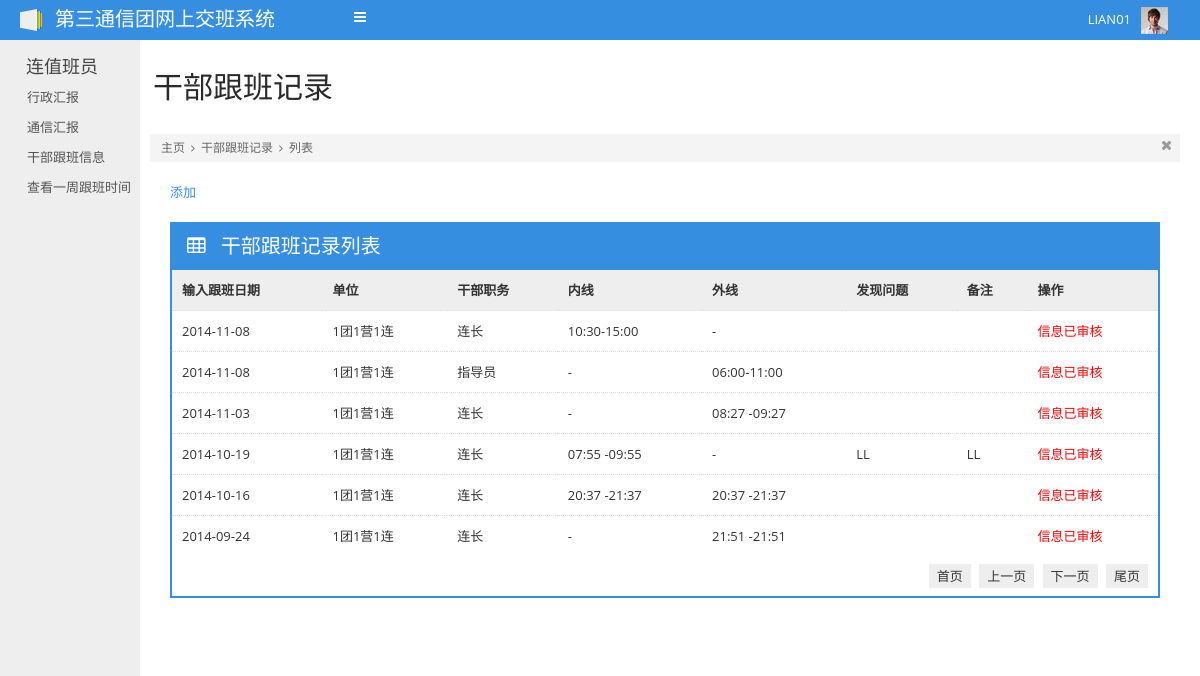
/GbgbController.php?flag=fenye&pageNow=2 (signed in), run on the app's committed database.
### tables this page shows
CREATE TABLE `gbgb` (
  `id` int(10) unsigned NOT NULL auto_increment COMMENT '主键',
  `mdate` date default NULL COMMENT '跟班时间',
  `dept` varchar(255) default NULL COMMENT '单位',
  `gbzw` varchar(500) default NULL COMMENT '干部职务',
  `nx` varchar(500) default NULL COMMENT '内线',
  `wx` varchar(500) default NULL COMMENT '外线',
  `nxtimelong` varchar(500) default NULL COMMENT '内线耗时',
  `wxtimelong` varchar(500) default NULL COMMENT '外线耗时',
  `fxwt` varchar(500) default NULL COMMENT '发现问题',
  `remark` varchar(500) default NULL COMMENT '备注',
  `yflag` int(5) default '0' COMMENT '营级审核标志位  0：未审核  1：已审核',
  `tflag` int(5) default '0' COMMENT '团级审核标志位  0：未审核  1：已审核',
  `submitflag` int(5) default '0' COMMENT '提交标志位 0：未提交 1：已提交',
  `userid` int(10) default NULL COMMENT '申请人id',
  `inputtime` datetime default NULL COMMENT '录入时间',
  PRIMARY KEY  (`id`)
);

### include/common/SqlHelper.class.php (called while the page is built, shortened)
<?php
class SqlHelper {
	var $host = "127.0.0.1";
	var $userName = "root";
	var $userPass = "root";
	var $conn;
	function __construct() {
		$this->conn = mysql_connect ( $this->host, $this->userName, $this->userPass );
	}
	public function execute_dql_fenye($sql1, $sql2, $fenyePage){
		$res = mysql_query($sql1, $this->conn) or die(mysql_error());
	}
}

### include/model/gbgb.class.php (called while the page is built, shortened)
<?php
require_once 'include/common/SqlHelper.class.php';
class gbgb{
		public function getFenyePage($fenyePage, $userid){
			$sqlHelper = new SqlHelper();
			$sql1 = "select *, CASE  WHEN DATE_FORMAT(mdate,'%Y-%m-%d') = DATE_FORMAT(NOW(),'%Y-%m-%d') THEN mdate ELSE '0' END AS tmp_mdate ".
			" from gbgb WHERE userid = '$userid' ORDER BY mdate DESC limit ".
			($fenyePage->pageNow-1)*$fenyePage->pageSize.
			",".$fenyePage->pageSize;
			$sql2 = "select count(*) from gbgb WHERE userid = '$userid'";
			$sqlHelper->execute_dql_fenye($sql1, $sql2, $fenyePage);
		}
}
?>

### template_c/%%EF^EFE^EFEEAA32%%GbgbList.tpl.php (the view, shortened to what this page needs)
<!DOCTYPE html PUBLIC "-//W3C//DTD XHTML 1.0 Transitional//EN" "http://www.w3.org/TR/xhtml1/DTD/xhtml1-transitional.dtd">
<html xmlns="http://www.w3.org/1999/xhtml">
<head>
	<?php $_smarty_tpl_vars = $this->_tpl_vars;
$this->_tpl_vars = $_smarty_tpl_vars;
 ?>
</head>
<body>
	<div id="navigation">
		<?php $_smarty_tpl_vars = $this->_tpl_vars;
$this->_tpl_vars = $_smarty_tpl_vars;
 ?>
	</div>
	<div class="container-fluid" id="content">
		<div id="left">
			<?php $_smarty_tpl_vars = $this->_tpl_vars;
$this->_tpl_vars = $_smarty_tpl_vars;
 ?>
		</div>
		<div id="main">
		<?php if ($this->_tpl_vars['flag'] == 'normal'): ?>
			<div class="container-fluid">
				<div class="page-header">
					<div class="pull-left">
						<h1><?php echo $this->_tpl_vars['path2']; ?>
</h1>
					</div>
					<div class="pull-right">
						<form class="form-horizontal" action="GbgbController.php?flag=l_search" method="post">
							<div class="control-group">
								<label for="textfield" class="control-label"></label>
								<div class="controls">
									<div class="input-append input-prepend">
										<span class="add-on"><i class="icon-search"></i></span>
										<input type="text" name="datetime" placeholder="搜索" class='input-medium datepick'>
										<button class="btn" type="submit">搜索</button>
									</div>
								</div>
							</div>
						</form>
					</div>
				</div>
				<div class="breadcrumbs">
					<ul>
						<li>
							<a>主页</a>
							<i class="icon-angle-right"></i>
						</li>
						<li>
							<a><?php echo $this->_tpl_vars['path2']; ?>
</a>
							<i class="icon-angle-right"></i>
						</li>
						<li>
							<a><?php echo $this->_tpl_vars['cz']; ?>
</a>
						</li>
					</ul>
					<div class="close-bread">
						<a href="#"><i class="icon-remove"></i></a>
					</div>
				</div>
				<div class="row-fluid">
					<div class="span12">
						<div class="box">
							<div class="box-content">
								<a href="Gbgb_add_from.php">添加</a>
								<div class="row-fluid">
									<div class="span12">
										<div class="box box-color box-bordered">
											<div class="box-title">
												<h3>
													<i class="icon-table"></i>
													干部跟班记录列表
												</h3>
												<div class="actions"><h3>时间：<?php echo $this->_tpl_vars['date']; ?>
</h3></div>
											</div>
											<div class="box-content nopadding">
												<table class="table table-hover table-nomargin">
													<thead>
														<tr>
															<th>输入跟班日期</th>
															<th>单位</th>
															<th>干部职务</th>
															<th>内线</th>
															<th>外线</th>
															<th>发现问题</th>
															<th>操作</th>
														</tr>
													</thead>
													<tbody>
													 <?php $_from = ($this->_tpl_vars['resList']); if (!is_array($_from) && !is_object($_from)) { settype($_from, 'array'); }if (count($_from)):
    foreach ($_from as $this->_tpl_vars['gbgb']):
?>
														<tr>
															<td><?php echo $this->_tpl_vars['date']; ?>
</td>
														    <td><?php echo $this->_tpl_vars['gbgb']['dept']; ?>
</td>
														    <td><?php echo $this->_tpl_vars['gbgb']['gbzw']; ?>
</td>
														    <td><?php echo $this->_tpl_vars['gbgb']['nx']; ?>
</td>
														    <td><?php echo $this->_tpl_vars['gbgb']['wx']; ?>
</td>
														    <td><?php echo $this->_tpl_vars['gbgb']['fxwt']; ?>
</td>
														    <!--<td><?php echo $this->_tpl_vars['gbgb']['remark']; ?>
</td>-->
														    <?php if ($this->_tpl_vars['gbgb']['yflag'] == 0 & $this->_tpl_vars['gbgb']['tflag'] == 0 & $this->_tpl_vars['gbgb']['tmp_mdate'] != '0' & $this->_tpl_vars['gbgb']['remark'] == ""): ?>
														    <td><!-- <a href="Gbgb_update_from.php?id=<?php echo $this->_tpl_vars['gbgb']['id']; ?>
">修改</a>| -->
														    	<a href="Gbgb_delete.php?id=<?php echo $this->_tpl_vars['gbgb']['id']; ?>
">删除</a></td>
														    <?php elseif ($this->_tpl_vars['gbgb']['remark'] == 'h'): ?>
														    <td><font color="red">谎报信息</font></td>
														    <?php else: ?>
														    <td><font color="red">信息已审核</font></td>
														    <?php endif; ?>
														</tr>
													<?php endforeach; endif; unset($_from); ?>
													</tbody>
												</table>
											</div>
										</div>
									</div>
								</div>
							</div>
						</div>
					</div>
				</div>
			</div>
		<?php elseif ($this->_tpl_vars['flag'] == 'fenye'): ?>
			<div class="container-fluid">
				<div class="page-header">
					<div class="pull-left">
						<h1>干部跟班记录</h1>
					</div>
				</div>
				<div class="breadcrumbs">
					<ul>
						<li>
							<a href="more-login.html">主页</a>
							<i class="icon-angle-right"></i>
						</li>
						<li>
							<a href="more-files.html">干部跟班记录</a>
							<i class="icon-angle-right"></i>
						</li>
						<li>
							<a href="more-blank.html"><?php echo $this->_tpl_vars['cz']; ?>
</a>
						</li>
					</ul>
					<div class="close-bread">
						<a href="#"><i class="icon-remove"></i></a>
					</div>
				</div>
				<div class="row-fluid">
					<div class="span12">
						<div class="box">
							<div class="box-content">
								<a href="Gbgb_add_from.php">添加</a>
								<div class="row-fluid">
									<div class="span12">
										<div class="box box-color box-bordered">
											<div class="box-title">
												<h3>
													<i class="icon-table"></i>
													干部跟班记录列表
												</h3>
											</div>
											<div class="box-content nopadding">
												<table class="table table-hover table-nomargin">
													<thead>
														<tr>
															<th>输入跟班日期</th>
															<th>单位</th>
															<th>干部职务</th>
															<th>内线</th>
															<th>外线</th>
															<th>发现问题</th>
															<th>备注</th>
															<th>操作</th>
														</tr>
													</thead>
													<tbody>
													 <?php $_from = ($this->_tpl_vars['resList']); if (!is_array($_from) && !is_object($_from)) { settype($_from, 'array'); }if (count($_from)):
    foreach ($_from as $this->_tpl_vars['gbgb']):
?>
														<tr>
															<td><?php echo $this->_tpl_vars['gbgb']['mdate']; ?>
</td>
														    <td><?php echo $this->_tpl_vars['gbgb']['dept']; ?>
</td>
														    <td><?php echo $this->_tpl_vars['gbgb']['gbzw']; ?>
</td>
														    <td><?php echo $this->_tpl_vars['gbgb']['nx']; ?>
</td>
														    <td><?php echo $this->_tpl_vars['gbgb']['wx']; ?>
</td>
														    <td><?php echo $this->_tpl_vars['gbgb']['fxwt']; ?>
</td>
														    <td><?php echo $this->_tpl_vars['gbgb']['remark']; ?>
</td>
														    <?php if ($this->_tpl_vars['gbgb']['yflag'] == 0 & $this->_tpl_vars['gbgb']['tflag'] == 0 & $this->_tpl_vars['gbgb']['tmp_mdate'] != '0'): ?>
														    <td><a href="Gbgb_update_from.php?id=<?php echo $this->_tpl_vars['gbgb']['id']; ?>
">修改</a>|<a href="Gbgb_delete.php?id=<?php echo $this->_tpl_vars['gbgb']['id']; ?>
">删除</a></td>
														    <?php else: ?>
														    <td><font color="red">信息已审核</font></td>
														    <?php endif; ?>
														</tr>
													<?php endforeach; endif; unset($_from); ?>
													</tbody>
												</table>
												<div class="table-pagination">
													<a href="<?php echo $this->_tpl_vars['shouye1']; ?>
">首页</a>
													<?php if ($this->_tpl_vars['sahngyiye1'] == '0'): ?>
													<a href="#" class='disabled'>上一页</a>
													<?php else: ?>
													<a href="<?php echo $this->_tpl_vars['sahngyiye1']; ?>
">上一页</a>
													<?php endif; ?>
													<?php if ($this->_tpl_vars['xiayiye1'] == '0'): ?>
													<a href="#" class='disabled'>下一页</a>
													<?php else: ?>
													<a href="<?php echo $this->_tpl_vars['xiayiye1']; ?>
">下一页</a>
													<?php endif; ?>
													<a href="<?php echo $this->_tpl_vars['weiye1']; ?>
">尾页</a>
												</div>
											</div>
										</div>
									</div>
								</div>
							</div>
						</div>
					</div>
				</div>
			</div>
			<?php endif; ?>
		</div>
    </div>
	</body>
	</html>

### data on the page
gbgb: mdate "2014-11-08", dept "1团1营1连", gbzw "连长", nx "10:30-15:00", wx "-", yflag "信息已审核"
gbgb: mdate "2014-11-08", dept "1团1营1连", gbzw "指导员", nx "-", wx "06:00-11:00", yflag "信息已审核"
gbgb: mdate "2014-11-03", dept "1团1营1连", gbzw "连长", nx "-", wx "08:27 -09:27", yflag "信息已审核"
gbgb: mdate "2014-10-19", dept "1团1营1连", gbzw "连长", nx "07:55 -09:55", wx "-", fxwt "LL", remark "LL", yflag "信息已审核"
gbgb: mdate "2014-10-16", dept "1团1营1连", gbzw "连长", nx "20:37 -21:37", wx "20:37 -21:37", yflag "信息已审核"
gbgb: mdate "2014-09-24", dept "1团1营1连", gbzw "连长", nx "-", wx "21:51 -21:51", yflag "信息已审核"

### other printed values
$this->_tpl_vars['member']['username'] "LIAN01"
$this->_tpl_vars['cz'] "列表"
